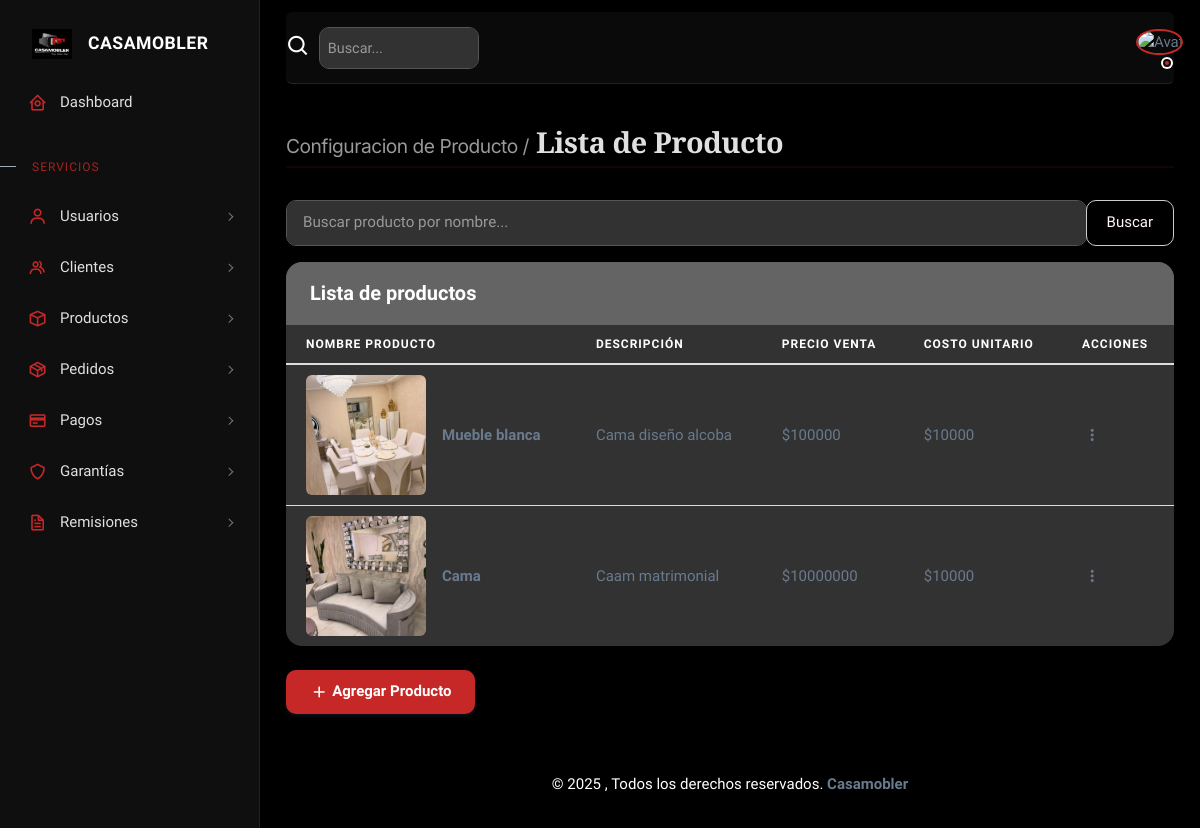
Page /productos/ (signed in) on the committed database.
### Casamobler/models.py (models this page shows, shortened)
class Producto(models.Model):
    nombre_producto = models.CharField(max_length=100, null=True, blank=True)
    descripcion_producto = models.CharField(max_length=200, null=True, blank=True)
    precio_venta = models.DecimalField(max_digits=20, decimal_places=0, null=True, blank=True)
    costo_unitario = models.DecimalField(max_digits=20, decimal_places=0, null=True, blank=True)
    imagen = models.ImageField(upload_to='productos/', null=True, blank=True)

### Casamobler/views.py (the view)
# urls.py: path('productos/', views.lista_productos, name='lista_productos'),
@login_required
def lista_productos(request):
    query = request.GET.get('q')
    if query:
        productos = Producto.objects.filter(
            Q(nombre_producto__icontains=query) |
            Q(descripcion_producto__icontains=query) |
            Q(precio_venta__icontains=query) |
            Q(costo_unitario__icontains=query)
        ).all()
    else:
        productos = Producto.objects.all()
    paginator = Paginator(productos, 10)
    page_number = request.GET.get('page')
    page_obj = paginator.get_page(page_number)
    return render(request, 'producto/lista_productos.html', {'page_obj': page_obj})

### Casamobler/templates/producto/lista_productos.html (shortened to what this page needs)
  {% extends 'base.html' %}
{% load static %}
{% block content %}
<h4 class="fw-bold py-3 mb-4"><span class="text-muted fw-light">Configuracion de Producto /</span> Lista de Producto</h4>
<form method="get" class="mb-3">
  <div class="input-group">
    <input type="text" name="q" class="form-control" placeholder="Buscar producto por nombre..."
           value="{{ request.GET.q }}">
    <button class="btn btn-outline-secondary" type="submit">Buscar</button>
  </div>
</form>
              <div class="card">
                <h5 class="card-header">Lista de productos</h5>
                <div class="table-responsive text-nowrap">
                  <table class="table table-hover">
                    <thead>
                      <tr>
                        <th>Nombre Producto</th>
                        <th>Descripción</th>
                        <th>Precio Venta</th>
                        <th>Costo Unitario</th>
                        <th>Acciones</th>
                      </tr>
                    </thead>
                    <tbody class="table-border-bottom-0">
  {% for producto in page_obj %}
  <tr>
    <td>
      <div class="d-flex align-items-center">
        {% if producto.imagen %}
        <img src="{{ producto.imagen.url }}" class="rounded me-3"
             style="width: 120px; height: 120px; object-fit: cover;">
        {% else %}
        <img src="https://via.placeholder.com/60" class="rounded me-3"
             style="width: 100px; height: 100px; object-fit: cover;">
        {% endif %}
        <div>
          <strong>{{ producto.nombre_producto }}</strong><br>
        </div>
      </div>
    </td>
    <td>{{ producto.descripcion_producto }}</td>
    <td>${{ producto.precio_venta|floatformat:0 }}</td>
    <td>${{ producto.costo_unitario|floatformat:0 }}</td>
    <td>
      <div class="dropdown">
        <button type="button" class="btn p-0 dropdown-toggle hide-arrow" data-bs-toggle="dropdown">
          <i class="bx bx-dots-vertical-rounded"></i>
        </button>
      </div>
    </td>
  </tr>
  {% endfor %}
</tbody>
                  </table>
                </div>
              </div>
              <div class="mt-2">
                <a  class="btn btn-dark" href="{% url 'crear_productos' %}">
                  <i class="bx bx-plus"></i> Agregar Producto
                </a>
              </div>
{% endblock %}

### Casamobler/templates/base.html (shortened to what this page needs)
{% extends 'layoud/head.html' %}
{% load static %}
{% block base %}
<body>
  <div class="layout-wrapper layout-content-navbar">
    <div class="layout-container">
      {% include 'layoud/sidebar.html' %}
      <div class="layout-page">
        {% include 'layoud/nav.html' %}
        <div class="content-wrapper">
          <div class="container-xxl flex-grow-1 container-p-y py-4">
            {% block content %}
            {% endblock %}
          </div>
          <footer class="content-footer footer bg-footer-theme border-top">
            <div class="container-xxl py-3">
              <div class="text-center text-muted">
                ©
                , Todos los derechos reservados.
                <a class="fw-bold text-body" href="https://www.instagram.com/casamobler/">Casamobler</a>
              </div>
            </div>
          </footer>
        </div>
      </div>
    </div>
  </div>
</body>
{% endblock %}

### Casamobler/templates/layoud/head.html (shortened to what this page needs)
{% load static %}
<!DOCTYPE html>
<html
  lang="en"
  class="dark-style layout-menu-fixed"
  dir="ltr"
  data-theme="theme-default"
  data-assets-path="../assets/"
  data-template="vertical-menu-template-free"
>
  <head>
    <link rel="stylesheet" href="{% static 'assets/vendor/fonts/boxicons.css' %}" />
    <link rel="stylesheet" href="{% static 'assets/vendor/css/core.css' %}" class="template-customizer-core-css" />
    <link rel="stylesheet" href="{% static 'assets/vendor/css/theme-default.css' %}" class="template-customizer-theme-css" />
    <link rel="stylesheet" href="{% static 'assets/css/demo.css' %}" />
    <link rel="stylesheet" href="{% static 'assets/vendor/libs/perfect-scrollbar/perfect-scrollbar.css' %}" />
    <link rel="stylesheet" href="{% static 'assets/vendor/libs/apex-charts/apex-charts.css' %}" />
    <link rel="stylesheet" href="{% static 'assets/vendor/css/pages/page-auth.css' %}" />
    <link rel="stylesheet" href="{% static 'assets/css/custom-dashboard.css' %}">
    <link rel="stylesheet" href="{% static 'assets/css/custom-sidebar.css' %}">
    <link rel="stylesheet" href="{% static 'assets/css/custom-navbar.css' %}">
  </head>
  {% block base %}{% endblock %}
</html>

### Casamobler/templates/layoud/sidebar.html (shortened to what this page needs)
{% load static %}
{% block sidebar %}
<aside id="layout-menu" class="layout-menu menu-vertical menu bg-menu-theme">
  <div class="app-brand demo">
    <a href="{% url 'dashboard' %}" class="app-brand-link gap-2">
      <span class="app-brand-logo demo">
        <img src="{% static 'assets/img/logo2.jpg' %}" alt="Casamobler" width="40" />
      </span>
      <span class="app-brand-text demo menu-text fw-bold ms-2">Casamobler</span>
    </a>
  </div>
  <ul class="menu-inner py-1">
    <li class="menu-item {% if request.resolver_match.url_name == 'dashboard' %}active{% endif %}">
      <a href="{% url 'dashboard' %}" class="menu-link">
        <i class="menu-icon tf-icons bx bx-home-circle"></i>
        <div>Dashboard</div>
      </a>
    </li>
    <li class="menu-header small text-uppercase mt-3">
      <span class="menu-header-text">SERVICIOS</span>
    </li>
    <li class="menu-item">
      <a href="javascript:void(0);" class="menu-link menu-toggle">
        <i class="menu-icon tf-icons bx bx-user"></i>
        <div>Usuarios</div>
      </a>
    </li>
    <li class="menu-item">
      <a href="javascript:void(0);" class="menu-link menu-toggle">
        <i class="menu-icon tf-icons bx bx-group"></i>
        <div>Clientes</div>
      </a>
    </li>
    <li class="menu-item">
      <a href="javascript:void(0);" class="menu-link menu-toggle">
        <i class="menu-icon tf-icons bx bx-cube"></i>
        <div>Productos</div>
      </a>
    </li>
    <li class="menu-item">
      <a href="javascript:void(0);" class="menu-link menu-toggle">
        <i class="menu-icon tf-icons bx bx-package"></i>
        <div>Pedidos</div>
      </a>
    </li>
    <li class="menu-item">
      <a href="javascript:void(0);" class="menu-link menu-toggle">
        <i class="menu-icon tf-icons bx bx-credit-card"></i>
        <div>Pagos</div>
      </a>
    </li>
    <li class="menu-item">
      <a href="javascript:void(0);" class="menu-link menu-toggle">
        <i class="menu-icon tf-icons bx bx-shield"></i>
        <div>Garantías</div>
      </a>
    </li>
    <li class="menu-item">
      <a href="javascript:void(0);" class="menu-link menu-toggle">
        <i class="menu-icon tf-icons bx bx-file"></i>
        <div>Remisiones</div>
      </a>
    </li>
  </ul>
</aside>
{% endblock %}

### Casamobler/templates/layoud/nav.html (shortened to what this page needs)
{% load static %}
{% block nav %}
<nav class="layout-navbar container-xxl navbar navbar-expand-xl navbar-detached align-items-center bg-navbar-theme" id="layout-navbar">
  <div class="navbar-nav-right d-flex align-items-center" id="navbar-collapse">
    <div class="navbar-nav align-items-center me-3">
      <div class="nav-item d-flex align-items-center">
        <i class="bx bx-search bx-sm text-muted me-2"></i>
        <input
          type="text"
          class="form-control navbar-search border-0 shadow-none bg-transparent text-body"
          placeholder="Buscar..."
          aria-label="Buscar..."
        />
      </div>
    </div>
    <ul class="navbar-nav flex-row align-items-center ms-auto">
      <li class="nav-item navbar-dropdown dropdown-user dropdown">
        <a class="nav-link dropdown-toggle hide-arrow p-0" href="javascript:void(0);" data-bs-toggle="dropdown">
          <div class="avatar avatar-online">
            <img src="{% static 'assets/img/avatars/1.png' %}" alt="Avatar" class="w-px-40 h-auto rounded-circle border border-2 border-red-accent">
          </div>
        </a>
      </li>
    </ul>
  </div>
</nav>
{% endblock %}

### Casamobler/templates/layoud/footer.html (shortened to what this page needs)
{% load static %}

### static/assets/css/demo.css (style rules this page uses)
.menu .app-brand.demo { height: 64px; margin-top: 12px; }
.app-brand-text.demo { font-size: 1.75rem; letter-spacing: -0.5px; text-transform: lowercase; }

### static/assets/css/custom-dashboard.css (style rules this page uses)
:root, [data-theme="theme-default"] { --bs-body-bg: #0A0A0A !important; --body-bg: #0A0A0A !important; --menu-bg: #0A0A0A !important; --navbar-bg: #0A0A0A !important; --footer-bg: #0A0A0A !important; --bs-body-color: #E0E0E0 !important; }
body { background-color: #0A0A0A !important; color: #E0E0E0 !important; }
.content-wrapper { background-color: #000000 !important; }
.layout-wrapper { background-color: #000000 !important; }
.bg-menu-theme { background: #3b3838 !important; }
.bg-navbar-theme { background: #3b3838 !important; }
.bg-footer-theme { background: #3b3838 !important; }
h4.fw-bold.py-3.mb-4 { font-family: 'Cormorant Garamond', serif !important; font-weight: 600 !important; font-size: 1.8rem !important; color: var(--text-primary) !important; letter-spacing: -0.5px; margin-bottom: 2rem !important; padding-bottom: 0.5rem !important; border-bottom: 2px solid rgba(198, 40, 40, 0.1); }
h4 .text-muted { font-family: 'Inter', sans-serif !important; font-weight: 400 !important; font-size: 1.2rem !important; color: var(--text-muted) !important; }
.card { background: var(--card-bg) !important; border: none !important; border-radius: 16px !important; box-shadow: 0 6px 20px rgba(0, 0, 0, 0.08) !important; margin-bottom: 2rem !important; overflow: hidden; transition: transform 0.3s ease, box-shadow 0.3s ease; }
.card-header { background: white !important; padding: 1.25rem 1.5rem !important; font-weight: 600 !important; font-size: 1.25rem !important; color: var(--text-primary) !important; border-bottom: 1px solid #eee !important; }
.form-control, .form-select { padding: 0.65rem 1rem !important; border: 1px solid #ddd !important; border-radius: 10px !important; font-size: 0.95rem !important; transition: all 0.3s ease; }
.btn-dark { background: var(--casamobler-red) !important; border: none !important; padding: 0.65rem 1.5rem !important; font-weight: 600 !important; border-radius: 10px !important; transition: all 0.3s ease; }
.btn-outline-secondary { border-color: #ddd !important; color: white !important; border-radius: 10px !important; }
.footer { background: rgb(0, 0, 0) !important; border-top: 1px solid #000000 !important; padding-top: 1rem !important; padding-bottom: 1rem !important; }
.card { background-color: #323232 !important; border: none !important; border-radius: 16px !important; box-shadow: 0 4px 20px rgba(0, 0, 0, 0.12) !important; margin-bottom: 1.5rem !important; }
.card-header { background-color: #646464 !important; border-bottom: 1px solid #646464 !important; padding: 1.25rem 1.5rem !important; font-weight: 600; color: #ffffff !important; }
.form-control, .form-select { background-color: #323232 !important; border: 1px solid #555 !important; color: #ffffff !important; caret-color: #C62828; }
.form-control::placeholder, .form-select::placeholder { color: #999 !important; opacity: 1; }
.btn-dark { background-color: #C62828 !important; border-color: #C62828 !important; color: #ffffff !important; }
.btn-outline-secondary { color: #fff4f4 !important; border-color: #cccccc !important; }
.text-muted { color: #ffffff !important; }
.mt-3 { color: white !important; }
.table thead th { color: white !important; }

### static/assets/css/custom-sidebar.css (style rules this page uses)
:root { --casamobler-red: #C62828; --casamobler-red-dark: #B71C1C; --sidebar-bg: #0F0F0F; --sidebar-text: #E0E0E0; --sidebar-text-active: #FFFFFF; --sidebar-hover-bg: #1A1A1A; --sidebar-border: #222; }
.layout-menu.menu.bg-menu-theme { background: var(--sidebar-bg) !important; border-right: 1px solid var(--sidebar-border); box-shadow: 4px 0 20px rgba(0, 0, 0, 0.3); }
.app-brand-text.demo.menu-text { color: var(--sidebar-text-active) !important; font-weight: 700 !important; letter-spacing: 0.5px; text-transform: uppercase; font-size: 1.1rem; }
.menu-header-text { color: var(--casamobler-red) !important; opacity: 0.8; letter-spacing: 1px; font-size: 0.75rem; margin-top: 1.2rem; }
.menu-inner .menu-item .menu-link { color: var(--sidebar-text) !important; border-radius: 8px !important; margin: 0 12px 6px !important; padding: 10px 16px !important; transition: all 0.3s ease; position: relative; overflow: hidden; }
.menu-icon { color: var(--casamobler-red) !important; font-size: 1.2rem !important; width: 24px !important; transition: transform 0.3s ease, color 0.3s ease; }
.menu-toggle::after { color: #777 !important; transition: transform 0.3s ease; }

### rows in the picture
Producto: imagen (picture), nombre_producto "Mueble blanca", descripcion_producto "Cama diseño alcoba", precio_venta "100000", costo_unitario "10000"
Producto: imagen (picture), nombre_producto "Cama", descripcion_producto "Caam matrimonial", precio_venta "10000000", costo_unitario "10000"
